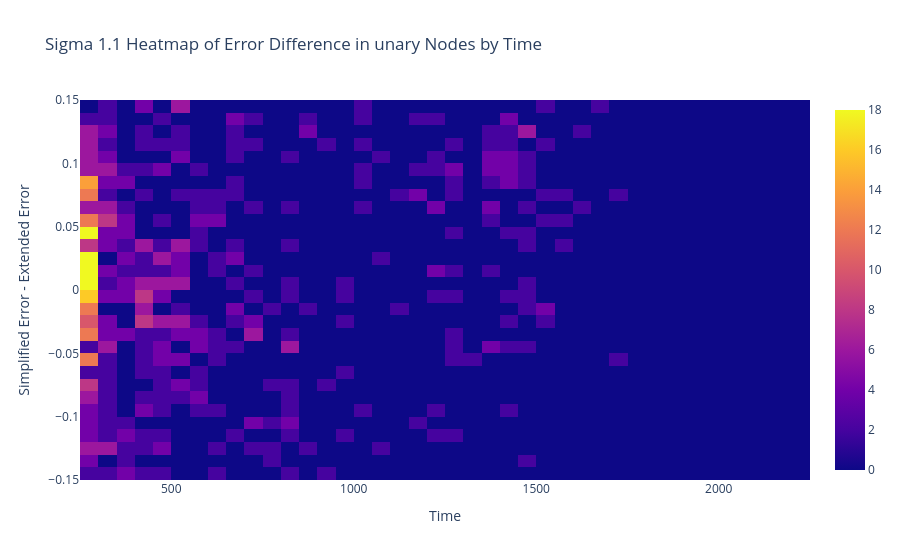

Here is the notebook cell this chart was saved with:
### Code cell
heat_map(data[1.1][0]['unary_results'], data[1.1][0]['static_info'], "unary")

### Figure 1 — Plotly figure (JSON) as saved in the notebook; plotly's stock layout.template omitted (floating-point values rounded to 4 significant figures; data arrays with more than 128 entries replaced by an {"elided": "..."} marker saying what was removed)
{"data": [{"autobinx": false, "autobiny": false, "histnorm": "density", "type": "histogram2d", "x": {"elided": "7348 float values"}, "xbins": {"end": 2250, "size": 50, "start": 250}, "y": {"elided": "7348 float values"}, "ybins": {"end": 0.15, "size": 0.01, "start": -0.15}}], "layout": {"title": {"text": "Sigma 1.1 Heatmap of Error Difference in unary Nodes by Time"}, "xaxis": {"title": {"text": "Time"}}, "yaxis": {"title": {"text": "Simplified Error - Extended Error"}}}}
